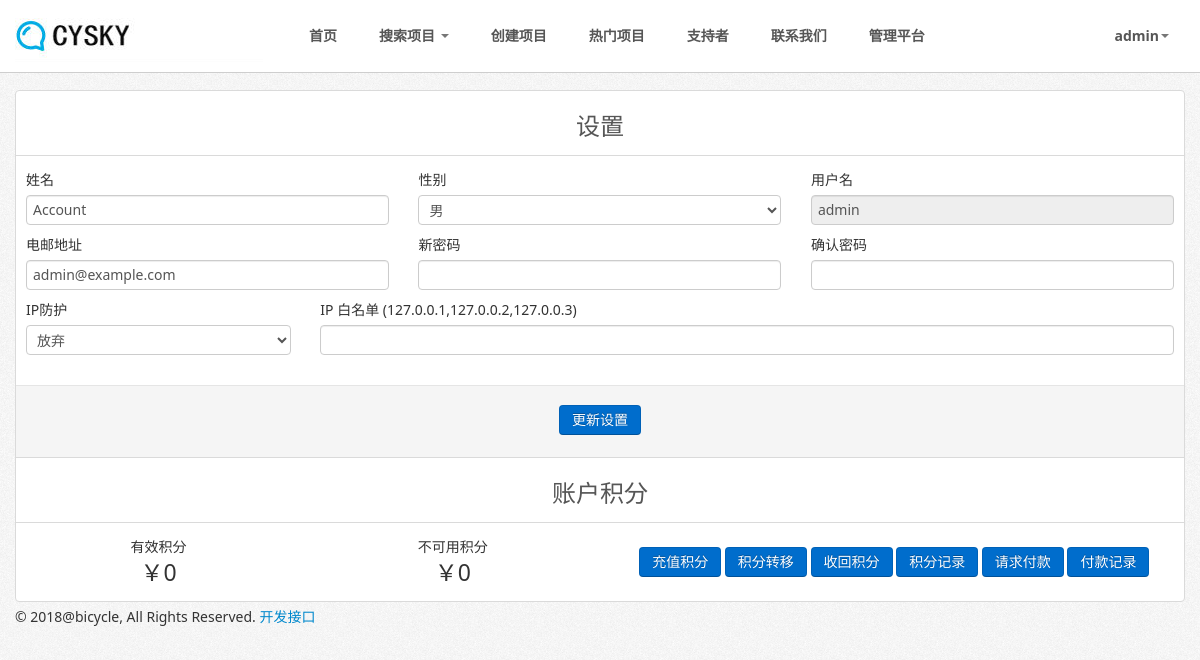
The page /settings.php (signed in) on the database its author committed.
### tables this page shows
CREATE TABLE IF NOT EXISTS `users` (
  `id` int(11) NOT NULL AUTO_INCREMENT,
  `user_id` bigint(11) NOT NULL,
  `first_name` varchar(100) NOT NULL,
  `last_name` varchar(100) NOT NULL,
  `gender` enum('Male','Female') NOT NULL,
  `username` varchar(20) NOT NULL,
  `password` varchar(128) NOT NULL,
  `email` varchar(255) NOT NULL,
  `activated` enum('0','1') NOT NULL DEFAULT '1',
  `suspended` enum('0','1') NOT NULL DEFAULT '0',
  `date_created` datetime NOT NULL,
  `last_login` datetime NOT NULL,
  `signup_ip` varchar(255) NOT NULL,
  `last_ip` varchar(255) NOT NULL,
  `country` varchar(255) NOT NULL,
  `staff` enum('0','1') NOT NULL DEFAULT '0',
  `whitelist` enum('0','1') NOT NULL DEFAULT '0',
  `ip_whitelist` text NOT NULL,
  `credit` bigint(20) unsigned NOT NULL,
  `banked_credit` bigint(20) unsigned NOT NULL,
  `investments_made` bigint(20) unsigned NOT NULL,
  `amount_invested` bigint(20) unsigned NOT NULL,
  `oauth_provider` enum('0','1') NOT NULL DEFAULT '0',
  `oauth_uid` text NOT NULL,
  PRIMARY KEY (`id`)
);

### includes/classes/database.class.php (called while the page is built, shortened)
<?php
class MySQLDatabase {
	private $connection;
	public function open_connection() {
		$this->connection = mysqli_connect(DB_SERVER, DB_USER, DB_PASS, DB_NAME);
		mysqli_query($this->connection, 'SET NAMES utf8');
	}
	public function query($sql) {
		$result = mysqli_query($this->connection, $sql);
		return $result;
	}
   public function fetch_array($result_set) {
    return mysqli_fetch_array($result_set);
   }
}
$database = new MySQLDatabase();

### includes/classes/user.class.php (called while the page is built, shortened)
<?php
class User {
	protected static $table_name="users";
	protected static $db_fields = array('id', 'user_id', 'first_name', 'last_name', 'gender', 'username', 'password', 'email', 'user_level', 'primary_group', 'activated', 'suspended', 'date_created', 'last_login', 'account_lock', 'signup_ip', 'last_ip', 'country', 'whitelist', 'ip_whitelist', 'credit', 'banked_credit', 'staff', 'investments_made', 'amount_invested', 'invited_by', 'created', 'expires', 'expiry_date', 'level_id', 'level_name', 'auto', 'datetime', 'ip_address', 'name', 'qty', 'status', 'redirect_page', 'access_time', 'time_type', 'amount', 'created', 'timed_access', 'expiry_date', 'expires', 'package_name','message','profile_picture','type','task','amount','options','credits','description');
  	public static function find_by_id($id=0) {
    $result_array = self::find_by_sql("SELECT * FROM ".self::$table_name." WHERE user_id={$id} LIMIT 1");
		return !empty($result_array) ? array_shift($result_array) : false;
    }
  	public static function find_by_sql($sql="") {
    global $database;
    $result_set = $database->query($sql);
    $object_array = array();
    while ($row = $database->fetch_array($result_set)) {
      $object_array[] = self::instantiate($row);
    }
    return $object_array;
    }
	private static function instantiate($record) {
    	$object = new self;
		foreach($record as $attribute=>$value){
		  if($object->has_attribute($attribute)) {
		    $object->$attribute = $value;
		  }
		}
		return $object;
	}
	private function has_attribute($attribute) {
	  return array_key_exists($attribute, $this->attributes());
	}
	protected function attributes() {
	  $attributes = array();
	  foreach(self::$db_fields as $field) {
	    if(property_exists($this, $field)) {
	      $attributes[$field] = $this->$field;
	    }
	  }
	  return $attributes;
	}
}

### includes/global/header.php (called while the page is built, shortened)
<?php
if($session->is_logged_in()) {
	$user = User::find_by_id($_SESSION['user_id']);
} else {
	$user = new User;
	$user->staff = "";
}
?>

### includes/classes/session.class.php (called while the page is built, shortened)
<?php
include 'user.class.php';
class Session {
	private $logged_in=false;
  public function is_logged_in() {
    return $this->logged_in;
  }
	private function check_login() {
	  	if(isset($_SESSION['user_id'])) {
	      $this->logged_in = true;
	    }
  	}
}
$session = new Session();

### settings.php (the view, shortened to what this page needs)
<?php
require_once("includes/inc_files.php");
if($session->is_logged_in()) {
	$user = User::find_by_id($_SESSION['user_id']);
} else {
	redirect_to("login.php");
}
$current_page = "settings";
if (isset($_POST['submit'])) {
	$username = $user->username;
	$first_name = trim($_POST['first_name']);
	$last_name = trim($_POST['last_name']);
	$password = trim($_POST['password']);
	$repeat_password = trim($_POST['repeat_password']);
	$email = trim($_POST['email']);
	$gender = $_POST['gender'];
	$country = $_POST['country'];
	$whitelist = $_POST['whitelist'];
	$ip_whitelist = $_POST['ip_whitelist'];
	$check_email = User::check_user('email', $email);
	if (DEMO_MODE == 'ON') {
		$message = "<div class='alert alert-warning'><button type='button' class='close' data-dismiss='alert'>×</button>Sorry, but you can't do that while demo mode is enabled.</div>";
	} else {
		if($user->account_lock == 0){
			if ($first_name != "" && $last_name != "" && $email != "") {
				if ($password != "" && $repeat_password != "") {
					if ($password == $repeat_password) {
						$new_password = encrypt_password($password);
						$user->update_account('1', $first_name, $last_name, $new_password, $email, $password, $country, $gender, $whitelist, $ip_whitelist);
					} else {
						$message = "<div class='alert alert-error'><button type='button' class='close' data-dismiss='alert'>×</button>Sorry, but your new passwords don't match.</div>";
					}
				} else {
					$user->update_account('2', $first_name, $last_name, $password, $email, $password, $country, $gender, $whitelist, $ip_whitelist);
				}
			} else {
				$message = "<div class='alert alert-error'><button type='button' class='close' data-dismiss='alert'>×</button>Please complete all required fields.</div>";
			}
		} else {
			$message = "<div class='alert alert-error'><button type='button' class='close' data-dismiss='alert'>×</button>Sorry, but we can't change your settings while your account lock is enabled.</div>";
			$username = $user->username;
			$password = "";
			$current_password = "";
			$repeat_password = "";
			$first_name = $user->first_name;
			$last_name = $user->last_name;
			$email = $user->email;
			$lock_status = "";
			$lock_status_message = "";
			$code = "";
			$whitelist = $user->whitelist;
			$ip_whitelist = $user->ip_whitelist;
		}
	}
} else {
	$username = $user->username;
	$password = "";
	$repeat_password = "";
	$last_name = $user->last_name;
	$email = $user->email;
	$lock_status = "";
	$whitelist = $user->whitelist;
	$ip_whitelist = $user->ip_whitelist;
}
?>
<?php $page_title = "设置"; require_once("includes/themes/".THEME_NAME."/header.php"); ?>
<form action="settings.php" method="post">
	<div class="title">
		<h1><?php echo $page_title; ?></h1>
	</div>
		<div class="row-fluid">
			<div class="span4">
				<label>姓名</label>
	      	<input type="text" class="span12" <?php echo $lock_status ?> name="last_name" required="required" value="<?php echo $last_name; ?>" />
			</div>
			<div class="span4">
				<label>性别</label>
				<select name="gender" class="span12 chzn-select" required="required" value="<?php echo $gender ?>">
					<option value="Male" <?php if($user->gender == 'Male') { echo 'selected="selected"';} else { echo ''; } ?>>男</option>
				</select>
			</div>
			<div class="span4">
				<label>用户名</label>
	      	<input type="text" class="span12" name="username" disabled="disabled" required="required" value="<?php echo $username; ?>" />
			</div>
		</div>
		<div class="row-fluid">
			<div class="span4">
				<label>电邮地址</label>
		      <input type="email" class="span12" <?php echo $lock_status ?> name="email" required="required" value="<?php echo $email; ?>" />
			</div>
			<div class="span4">
				<label>新密码</label>
		      <input type="password" class="span12" <?php echo $lock_status ?> name="password" value="<?php echo $password; ?>" />
			</div>
			<div class="span4">
				<label>确认密码</label>
	      	<input type="password" class="span12" <?php echo $lock_status ?> name="repeat_password" value="<?php echo $repeat_password; ?>" />
			</div>
		</div>
		<div class="row-fluid">
			<div class="span3">
				<label>IP防护</label>
		      <select name="whitelist" class="span12 chzn-select" value="<?php echo $whitelist ?>">
					<option value="0" <?php if($user->whitelist == '0') { echo 'selected="selected"';} else { echo ''; } ?>>放弃</option>
				</select>
			</div>
			<div class="span9">
				<label>IP 白名单 (127.0.0.1,127.0.0.2,127.0.0.3)</label>
	      	<input type="text" class="span12" <?php echo $lock_status ?> name="ip_whitelist" value="<?php echo htmlentities($ip_whitelist); ?>" />
			</div>
		</div>
		<div class="form-actions" style="text-align: center;margin: 20px -10px -20px;">
			<input class="btn btn-primary" type="submit" name="submit" value="更新设置" />
		</div>
</form>
<hr />
<div class="settings">
	<div class="title">
		<h1>账户积分</h1>
	</div>
	<div class="row-fluid">
		<div class="span3 center">
			<label>有效积分</label>
	      <label><span style="font-size: 23px;"><?php echo CURRENCYSYMBOL.number_format($user->credit, 0, '.', ',') ?></span></label>
		</div>
		<div class="span3 center">
			<label>不可用积分</label>
      	<label><span style="font-size: 23px;"><?php echo CURRENCYSYMBOL.number_format($user->banked_credit, 0, '.', ',') ?></span></label>
		</div>
		<div class="span6 center" style="margin-top: 10px;">
			<a href="purchase.php" class="btn btn-primary">充值积分</a>
			<a href="#transfer_credit" class="btn btn-primary" data-toggle="modal">积分转移</a>
			<a href="#withdraw_credit" class="btn btn-primary" data-toggle="modal">收回积分</a>
			<a href="#credit_history" class="btn btn-primary" data-toggle="modal">积分记录</a>
			<a href="#request_payout" class="btn btn-primary" data-toggle="modal">请求付款</a>
			<a href="#payout_history" class="btn btn-primary" data-toggle="modal">付款记录</a>
		</div>
	</div>
</div>
<?php require_once("includes/themes/".THEME_NAME."/footer.php"); ?>

### includes/themes/mds_light/header.php (shortened to what this page needs)
<?php require_once("includes/global/header.php"); ?>
<!DOCTYPE html>
<html lang="en">
<head>
	<link href="<?php echo WWW; ?>includes/themes/<?php echo THEME_NAME; ?>/css/bootstrap.css" rel="stylesheet">
	<link href="<?php echo WWW; ?>includes/themes/<?php echo THEME_NAME; ?>/css/main.css" rel="stylesheet">
	<link href="<?php echo WWW; ?>includes/global/css/custom.css" rel="stylesheet">
</head>
<body>
	<div id="header-wrapper">
		<div class="container">
			<header>
				<div class="row-fluid">
					<div class="span12">
						<div class="navbar">
							<div class="navbar-inner">
								<div class="container">
									<a href="<?php echo WWW; ?>" class="brand"><img src="<?php echo WWW; ?>includes/themes/<?php echo THEME_NAME; ?>/img/logo.jpg" width="248" height="52" alt="Logo"></a>
									<div class="nav-collapse collapse navbar-responsive-collapse">
										<ul class="nav">
											<li<?php echo ($current_page == "home") ? " class='active'" : "" ?>><a href="<?php echo WWW; ?>index.php">首页</a></li>
											<li class="dropdown">
												<a href="#" class="dropdown-toggle" data-toggle="dropdown">搜索项目 <b class="caret"></b></a>
											</li>
											<li<?php echo ($current_page == "create_project") ? " class='active'" : "" ?>><a href="create-project.php">创建项目</a></li>
											<li<?php echo ($current_page == "top_projects") ? " class='active'" : "" ?>><a href="top-projects.php">热门项目</a></li>
											<li<?php echo ($current_page == "top_investors") ? " class='active'" : "" ?>><a href="top-investors.php">支持者</a></li>
                      <li<?php echo ($current_page == "contact") ? " class='active'" : "" ?>><a href="contact.php">联系我们</a></li>
											<?php if($user->staff == 1){ echo '<li><a href="'.WWW.ADMINDIR.'">管理平台</a></li>'; } ?>
										</ul>
										<ul class="nav pull-right">
											<?php if($session->is_logged_in()) { ?>
												<li class="dropdown">
										          <a href="" class="dropdown-toggle" data-toggle="dropdown"><?php echo $user->username; ?><b class="caret"></b></a>
										        </li>
											<?php } ?>
										</ul>
									</div>
								</div>
							</div>
						</div>
					</div>
				</div>
			</header>
		</div>
	</div>
	<div class="container">
		<div id="content" class="settings">

### includes/themes/mds_light/css/main.css (style rules this page uses)
#header-wrapper { position: fixed; top: 0; width: 100%; background: rgb(255, 255, 255); border-bottom: 1px solid rgb(206, 206, 206); z-index: 1000; }
header { position: relative; color: white; }
body { margin: 90px 0 0 0 !important; background: white url('../img/bgnoise.png') repeat; }
#content { background: white; border: 1px solid #dadada; padding: 10px; -webkit-border-radius: 4px; -moz-border-radius: 4px; border-radius: 4px; }
#content .title { text-align: center; border-bottom: 1px solid #dadada; margin: 0px -10px 14px; color: #565656; }
#content .title h1 { font-size: 24px; line-height: 30px; margin-bottom: 14px; }
.center { text-align: center; float: center; }
hr { margin: 20px -10px; border: 0; border-top: 1px solid #dadada; border-bottom: none !important; }
.form-actions { padding: 19px 20px 20px; margin-top: 0px; margin-bottom: 0px; background-color: #f5f5f5; border-top: 1px solid #e5e5e5; margin: 20px -10px -30px; }
.navbar { margin-bottom: 0 !important; }
.navbar .nav { margin-top: 15px; }
.navbar .nav > li > a { float: none; font-weight: bold; padding: 10px 15px 10px; color: #565656; text-decoration: none; text-shadow: none; border: 1px solid transparent; }
.navbar .nav > li { float: left; margin-left: 10px; }

### includes/global/css/custom.css (style rules this page uses)
.center { text-align: center; }
.settings .btn { margin-bottom: 2px; }

### rows shown on the page
users: username "admin", last_name "Account", gender "男", email "admin@example.com", whitelist "放弃", credit "0", banked_credit "0"

### other values the page prints
$page_title "设置"
CURRENCYSYMBOL "￥"
